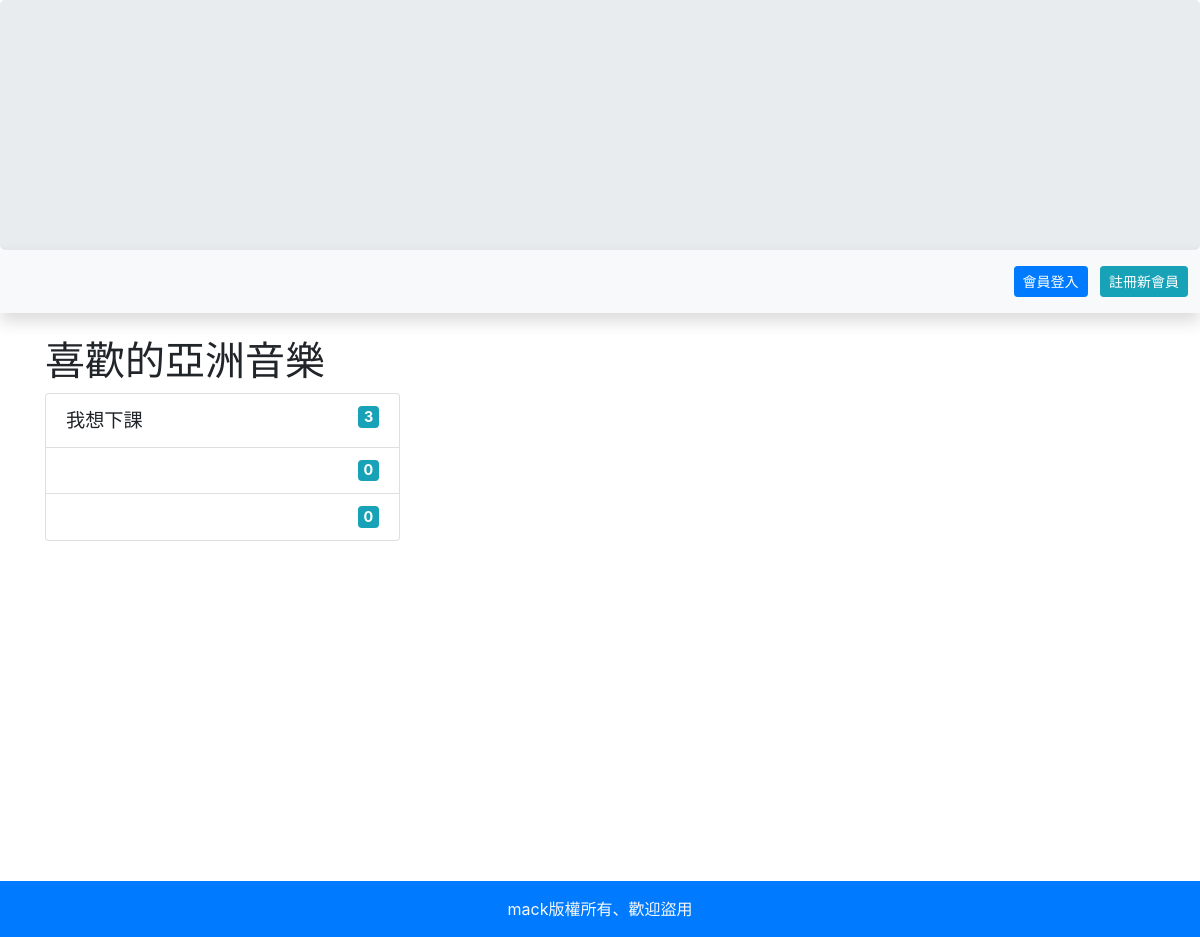
The app's page /?do=vote_result&id=2, older data.
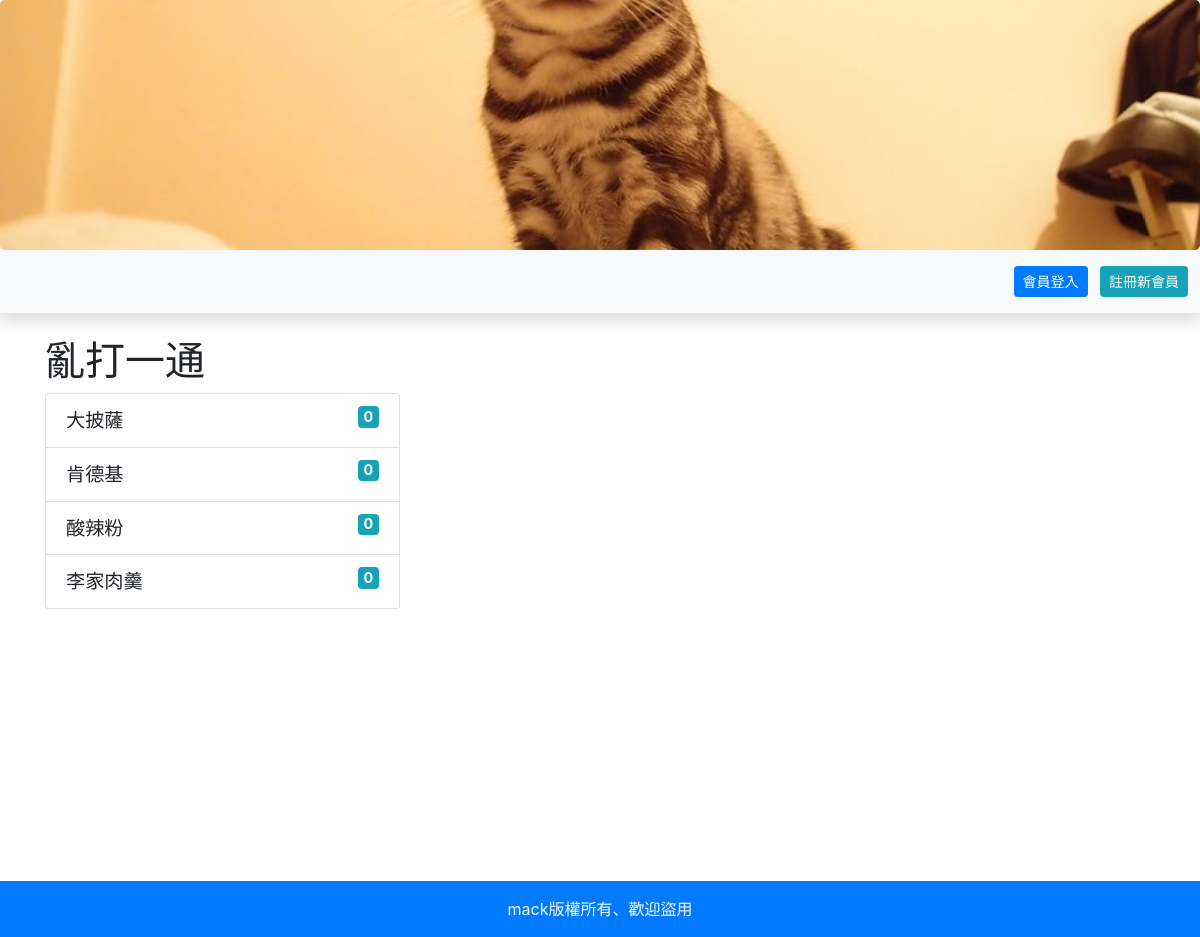
The same page, newer data.
### tables this page shows
CREATE TABLE `topics` (
  `id` int(11) UNSIGNED NOT NULL,
  `topic` varchar(128) NOT NULL
);

CREATE TABLE `options` (
  `id` int(11) UNSIGNED NOT NULL,
  `opt` varchar(128) NOT NULL,
  `count` int(11) UNSIGNED NOT NULL DEFAULT 0,
  `topic_id` int(11) UNSIGNED NOT NULL
);

CREATE TABLE `ad` (
  `id` int(11) UNSIGNED NOT NULL,
  `name` varchar(64) NOT NULL,
  `sh` tinyint(1) UNSIGNED NOT NULL,
  `intro` varchar(64) DEFAULT NULL
);

### api/db.php (called while the page is built, shortened)
<?php
$dsn = "mysql:host=localhost;charset=utf8;dbname=mypolling";
$pdo = new PDO($dsn, 'root', '');
function all($table, ...$arg)
{
    global $pdo;
    $sql = "SELECT * FROM `$table` ";
    if (isset($arg[0])) {
        if (is_array($arg[0])) {
            foreach ($arg[0] as $key => $value) {
                $tmp[] = "`$key`='$value'";
            }
            $sql = $sql . "where " . implode(" AND ", $tmp);
        } else {
            $sql = $sql . $arg[0];
        }
    }
    $rows = $pdo->query($sql)->fetchAll(PDO::FETCH_ASSOC);
    return $rows;
}
function q($sql)
{
    global $pdo;
    return $pdo->query($sql)->fetchAll(PDO::FETCH_ASSOC);
}

### frontend/vote_result.php (the view)
<?php
$sql = "select *
    from `topics`,
        `options`
    where `topics`.`id`=`options`.`topic_id` AND
            `topics`.`id`='{$_GET['id']}'";
$rows = q($sql);
?>
<h1><?= $rows[0]['topic']; ?></h1>
<ol class="list-group col-md-4" style="font-size:1.2rem">
    <?php
    foreach ($rows as $row) {
        echo "<li class='list-group-item'>";
        echo "<span>{$row['opt']}</span>";
        echo "<span class='badge badge-info float-right'>{$row['count']}</span>";
        echo "</li>";
    }
    ?>
</ol>

### index.php (shortened to what this page needs)
<?php include_once "./api/db.php";?>
<!DOCTYPE html>
<html lang="en">
<head>
    <link rel="stylesheet" href="https://stackpath.bootstrapcdn.com/bootstrap/4.1.1/css/bootstrap.min.css">
</head>
<body>
<div class="jumbotron p-0 mb-0" style="overflow:hidden;height:250px">
<a href="index.php">
<div id="carouselExampleSlidesOnly" class="carousel slide position-relative" data-ride="carousel">
  <div class="carousel-inner position-absolute" style="top:-250px">
  <?php
    $images=all('ad',['sh'=>1]);
    foreach($images as $key => $image){
      if($key==0){
        echo "<div class='carousel-item active'>";
      }else{
        echo "<div class='carousel-item'>";
      }
      echo "  <img class='d-block w-100' src='image/{$image['name']}' title='{$image['intro']}'>";
      echo "</div>";
    }
  ?>
  </div>
</div>
</a>
</div>
<nav class='bg-light shadow py-3 px-2 d-flex justify-content-between mb-4'>
<div>&nbsp;</div>
<?php
if(isset($_SESSION['user'])){
  echo "<span class='pr-5'>歡迎！{$_SESSION['user']}</span>";
?>
<div>
  <a class="btn btn-sm btn-primary mx-1" href="logout.php">登出</a>
</div>
<?php
}else{
?>
<div>
  <a class="btn btn-sm btn-primary mx-1" href="?do=login">會員登入</a>
  <a class="btn btn-sm btn-info mx-1" href="?do=reg">註冊新會員</a>
</div>
<?php
}
?>
</nav>
<div class="container">
<?php
$do=(isset($_GET['do']))?$_GET['do']:'show_vote_list';
$file="./frontend/".$do.".php";
if(file_exists($file)){
    include $file;
}else{
    include "./frontend/show_vote_list.php";
}
?>
</div>
<div class="p-3 text-center text-light bg-primary">mack版權所有、歡迎盜用</div>
</body>
</html>

### index.php (style rules this page uses)
.container { min-height: 544px; }

Row changes from the older to the newer data that the page shows:
removed options: opt "我想下課", count "3"
removed options: count "0"
removed options: count "0"
added ad: name (picture)
changed topics: topic "喜歡的亞洲音樂" → "亂打一通"
added options: opt "大披薩", count "0"
added options: opt "肯德基", count "0"
added options: opt "酸辣粉", count "0"
added options: opt "李家肉羹", count "0"
